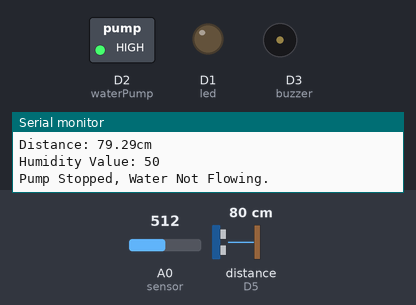
A sketch run on a simulated ESP8266 (NodeMCU). Parts: switched loads named in the sketch (green lamp = pin HIGH), output pins drawn as LEDs (lit = HIGH), buzzer (waves = sounding), the last lines printed to the serial monitor. Wiring (inferred from the names in the program): ultrasonic range finder: trigger D4; echo D5. Inputs (shaded band) come from the test bench; at power-on: A0 (sensor) = 512, distance to the obstacle (sensor on D5) 80 cm. The echo pulse lasts 58.3 µs per cm; WiFi joins after 1.5 s; servers stay silent unless stated; pins used as bus, display or sensor lines are not drawn.

Above: at 3.0 s.
3.1 s: A0 (sensor) set to 703
6.6 s: A0 (sensor) set to 721
At 8.6 s:
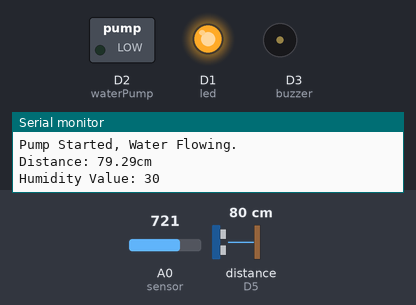
10.7 s: distance to the obstacle (sensor on D5) set to 97 cm
14.2 s: distance to the obstacle (sensor on D5) set to 106 cm
At 14.7 s:
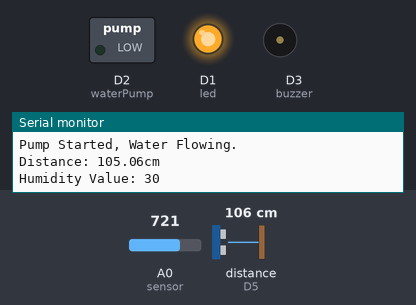
15.7 s: distance to the obstacle (sensor on D5) set to 2 cm
At 19.8 s:
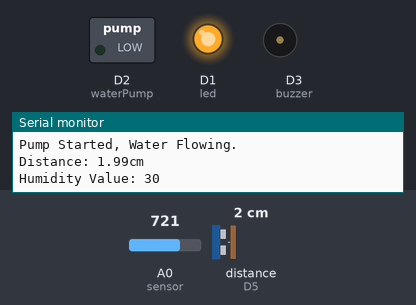
19.9 s: distance to the obstacle (sensor on D5) set to 120 cm
At 20.4 s:
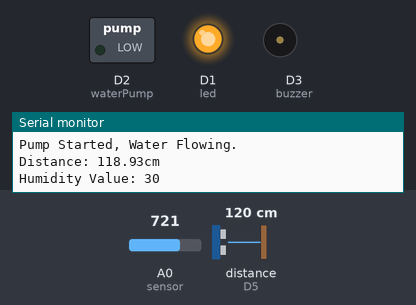
Timing chart, 0 to 22.4 s (numbered marks = the images above; inputs shaded):
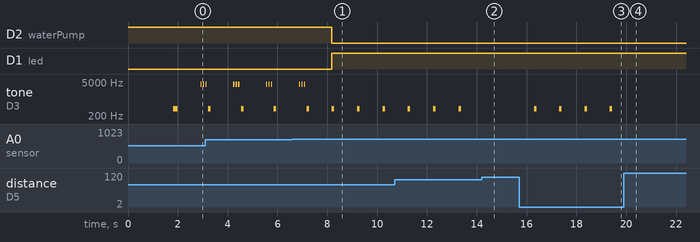

Measured:
- the behaviour switches between 711 and 712 on A0 (sensor) (found by bisection; images 0 and 1)
- after the input at 6.6 s, D2 (waterPump): HIGH → LOW after 1.6 s; D1 (led): LOW → HIGH after 1.6 s
- after the input at 14.2 s, tone on D3 (buzzer): stops changing and stays silent
- after the input at 15.7 s, tone on D3 (buzzer): alternates 400 Hz for 0.10 s and silent for 0.91 s, starting after 0.60 s
- after the input at 19.9 s, tone on D3 (buzzer): stops changing and stays silent
- by itself, tone on D3 (buzzer): plays 4000 Hz for 0.05 s, 4000 Hz for 0.05 s, 4000 Hz for 0.05 s, 400 Hz for 0.10 s, 400 Hz for 0.10 s, 400 Hz for 0.10 s … (7 notes in this stretch)

The sketch:

sketch_oct1c_lat.ino
```cpp
//Device credentials
#define BLYNK_TEMPLATE_ID "xxxxxxxxxxxxxxxxxxxxxx"
#define BLYNK_TEMPLATE_NAME "Automated Irrigation System"
#define BLYNK_AUTH_TOKEN "xxxxxxxxxxxxxxxxxxxxxxxxxxx"

char auth[] = "xxxxxxxxxxxxxxxxxxxxxxxxxxx";   //Enter your Auth token
char ssid[] = "Aryan's";    //Enter your WIFI name
char pass[] = "41r9Y08$";  //Enter your WIFI password

//Include the library files
#define BLYNK_PRINT Serial
#include <ESP8266WiFi.h>
#include <BlynkSimpleEsp8266.h>

//Define component pins
#define sensor A0
#define led D1
#define waterPump D2
#define buzzer D3
#define trigPin D4
#define echoPin D5
#define SOUND_VELOCITY 0.034
#define CM_TO_INCH 0.393701
bool Relay = 0;
int sensorState = 0;
int prevState = 0;
int value;
long duration;
float distance;
BlynkTimer timer;

void setup() {
  pinMode(waterPump, OUTPUT);
  pinMode(sensor, INPUT);
  pinMode(led, OUTPUT);
  pinMode(trigPin, OUTPUT);
  pinMode(buzzer, OUTPUT);
  pinMode(echoPin, INPUT);
  digitalWrite(waterPump, HIGH);
  Serial.begin(9600);
  Blynk.begin(auth, ssid, pass, "blynk.cloud", 80);

  //Call the function
  timer.setInterval(100L, soilMoistureSensor);
}

void waterOn() {
  digitalWrite(waterPump, LOW);
  digitalWrite(led, HIGH);
  Blynk.logEvent("Water Pump", "Pump Started!");
  Serial.println("Pump Started, Water Flowing.");
}

void waterOff() {
  digitalWrite(waterPump, HIGH);
  digitalWrite(led, LOW);
  Blynk.logEvent("Water Pump", "Pump Stopped!");
  Serial.println("Pump Stopped, Water Not Flowing.");
}

//Get the soil moisture values
void soilMoistureSensor() {
  int value = analogRead(sensor);
  value = map(value, 0, 1024, 0, 100);
  value = (value - 100) * -1;
  Serial.print("Humidity Value: ");
  Serial.println(value);
  Serial.println("");
  Blynk.virtualWrite(V0, value);
  delay(1000);

  if(value <= 30) {
    waterOn();
  } else {
    waterOff();
    tone(buzzer, 4000, 50);
    delay(100);
    tone(buzzer, 4000, 50);
    delay(100);
    tone(buzzer, 4000, 50);
    delay(100);
    noTone(buzzer);
  }
}

//Get the button value
// BLYNK_WRITE(V1) {
//   Relay = param.asInt();
//   sensorState = digitalRead(sensor);

//   if (sensorState == HIGH && prevState == 0) {
//     waterOn();
//     prevState = 1;
//     delay(1000);
//   } else if (sensorState == HIGH && prevState == 1) {
//     delay(1000);
//   } else {
//     waterOff();
//     prevState = 0;
//   }
// }

void loop() {
  // Clears the trigPin
  digitalWrite(trigPin, LOW);
  delayMicroseconds(2);

  // Sets the trigPin on HIGH state for 10 micro seconds
  digitalWrite(trigPin, HIGH);
  delayMicroseconds(10);
  digitalWrite(trigPin, LOW);

  // Reads the echoPin, returns the sound wave travel time in microseconds
  duration = pulseIn(echoPin, HIGH);

  // Calculate the distance
  distance = duration * SOUND_VELOCITY / 2;

  // Prints the distance on the Serial Monitor
  if (distance <= 100) {
    Serial.print("Distance: ");
    Serial.print(distance);
    Serial.println("cm");
    tone(buzzer, 400, 100);
    delay(10);
    Blynk.virtualWrite(V1, distance);
  } else {
    Serial.print("Distance: ");
    Serial.print(distance);
    Serial.println("cm");
    noTone(buzzer);
    Blynk.virtualWrite(V1, distance);
  }

  Blynk.run();  //Run the Blynk library
  timer.run();  //Run the Blynk timer
}
```
